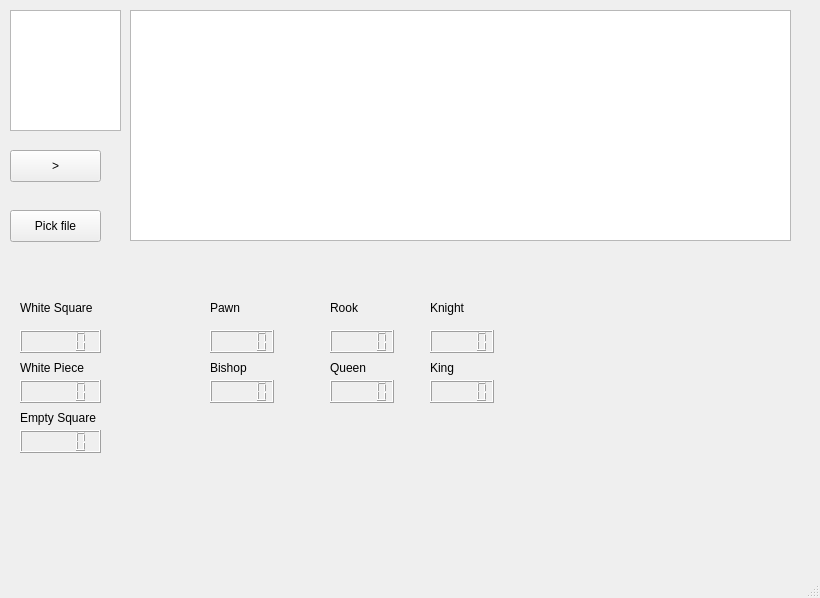
<?xml version="1.0" encoding="UTF-8"?>
<ui version="4.0">
 <class>MainWindow</class>
 <widget class="QMainWindow" name="MainWindow">
  <property name="geometry">
   <rect>
    <x>0</x>
    <y>0</y>
    <width>820</width>
    <height>598</height>
   </rect>
  </property>
  <property name="windowTitle">
   <string>MainWindow</string>
  </property>
  <widget class="QWidget" name="centralwidget">
   <widget class="QGraphicsView" name="graphicsView">
    <property name="geometry">
     <rect>
      <x>10</x>
      <y>10</y>
      <width>111</width>
      <height>121</height>
     </rect>
    </property>
   </widget>
   <widget class="QPushButton" name="pushButton">
    <property name="geometry">
     <rect>
      <x>10</x>
      <y>210</y>
      <width>91</width>
      <height>32</height>
     </rect>
    </property>
    <property name="text">
     <string>Pick file</string>
    </property>
   </widget>
   <widget class="QGraphicsView" name="graphicsView_2">
    <property name="geometry">
     <rect>
      <x>130</x>
      <y>10</y>
      <width>661</width>
      <height>231</height>
     </rect>
    </property>
   </widget>
   <widget class="QPushButton" name="pushButton_2">
    <property name="geometry">
     <rect>
      <x>10</x>
      <y>150</y>
      <width>91</width>
      <height>32</height>
     </rect>
    </property>
    <property name="text">
     <string>&gt;</string>
    </property>
   </widget>
   <widget class="QLCDNumber" name="lcdNumber">
    <property name="geometry">
     <rect>
      <x>20</x>
      <y>330</y>
      <width>81</width>
      <height>23</height>
     </rect>
    </property>
   </widget>
   <widget class="QLCDNumber" name="lcdNumber_2">
    <property name="geometry">
     <rect>
      <x>20</x>
      <y>380</y>
      <width>81</width>
      <height>23</height>
     </rect>
    </property>
   </widget>
   <widget class="QLCDNumber" name="lcdNumber_3">
    <property name="geometry">
     <rect>
      <x>20</x>
      <y>430</y>
      <width>81</width>
      <height>23</height>
     </rect>
    </property>
   </widget>
   <widget class="QLCDNumber" name="lcdNumber_4">
    <property name="geometry">
     <rect>
      <x>210</x>
      <y>330</y>
      <width>64</width>
      <height>23</height>
     </rect>
    </property>
   </widget>
   <widget class="QLCDNumber" name="lcdNumber_5">
    <property name="geometry">
     <rect>
      <x>330</x>
      <y>330</y>
      <width>64</width>
      <height>23</height>
     </rect>
    </property>
   </widget>
   <widget class="QLCDNumber" name="lcdNumber_6">
    <property name="geometry">
     <rect>
      <x>430</x>
      <y>330</y>
      <width>64</width>
      <height>23</height>
     </rect>
    </property>
   </widget>
   <widget class="QLCDNumber" name="lcdNumber_7">
    <property name="geometry">
     <rect>
      <x>210</x>
      <y>380</y>
      <width>64</width>
      <height>23</height>
     </rect>
    </property>
   </widget>
   <widget class="QLCDNumber" name="lcdNumber_8">
    <property name="geometry">
     <rect>
      <x>330</x>
      <y>380</y>
      <width>64</width>
      <height>23</height>
     </rect>
    </property>
   </widget>
   <widget class="QLCDNumber" name="lcdNumber_9">
    <property name="geometry">
     <rect>
      <x>430</x>
      <y>380</y>
      <width>64</width>
      <height>23</height>
     </rect>
    </property>
   </widget>
   <widget class="QLabel" name="label">
    <property name="geometry">
     <rect>
      <x>20</x>
      <y>300</y>
      <width>91</width>
      <height>16</height>
     </rect>
    </property>
    <property name="text">
     <string>White Square</string>
    </property>
   </widget>
   <widget class="QLabel" name="label_2">
    <property name="geometry">
     <rect>
      <x>20</x>
      <y>360</y>
      <width>91</width>
      <height>16</height>
     </rect>
    </property>
    <property name="text">
     <string>White Piece</string>
    </property>
   </widget>
   <widget class="QLabel" name="label_3">
    <property name="geometry">
     <rect>
      <x>20</x>
      <y>410</y>
      <width>91</width>
      <height>16</height>
     </rect>
    </property>
    <property name="text">
     <string>Empty Square</string>
    </property>
   </widget>
   <widget class="QLabel" name="label_4">
    <property name="geometry">
     <rect>
      <x>210</x>
      <y>300</y>
      <width>59</width>
      <height>16</height>
     </rect>
    </property>
    <property name="text">
     <string>Pawn</string>
    </property>
   </widget>
   <widget class="QLabel" name="label_5">
    <property name="geometry">
     <rect>
      <x>210</x>
      <y>360</y>
      <width>59</width>
      <height>16</height>
     </rect>
    </property>
    <property name="text">
     <string>Bishop</string>
    </property>
   </widget>
   <widget class="QLabel" name="label_6">
    <property name="geometry">
     <rect>
      <x>330</x>
      <y>300</y>
      <width>59</width>
      <height>16</height>
     </rect>
    </property>
    <property name="text">
     <string>Rook</string>
    </property>
   </widget>
   <widget class="QLabel" name="label_7">
    <property name="geometry">
     <rect>
      <x>430</x>
      <y>300</y>
      <width>59</width>
      <height>16</height>
     </rect>
    </property>
    <property name="text">
     <string>Knight</string>
    </property>
   </widget>
   <widget class="QLabel" name="label_8">
    <property name="geometry">
     <rect>
      <x>330</x>
      <y>360</y>
      <width>59</width>
      <height>16</height>
     </rect>
    </property>
    <property name="text">
     <string>Queen</string>
    </property>
   </widget>
   <widget class="QLabel" name="label_9">
    <property name="geometry">
     <rect>
      <x>430</x>
      <y>360</y>
      <width>59</width>
      <height>16</height>
     </rect>
    </property>
    <property name="text">
     <string>King</string>
    </property>
   </widget>
   <zorder>graphicsView</zorder>
   <zorder>pushButton</zorder>
   <zorder>graphicsView_2</zorder>
   <zorder>pushButton_2</zorder>
   <zorder>lcdNumber_2</zorder>
   <zorder>lcdNumber_3</zorder>
   <zorder>lcdNumber_4</zorder>
   <zorder>lcdNumber_5</zorder>
   <zorder>lcdNumber_6</zorder>
   <zorder>lcdNumber_7</zorder>
   <zorder>lcdNumber_8</zorder>
   <zorder>lcdNumber_9</zorder>
   <zorder>label</zorder>
   <zorder>label_2</zorder>
   <zorder>label_3</zorder>
   <zorder>label_4</zorder>
   <zorder>label_5</zorder>
   <zorder>label_6</zorder>
   <zorder>label_7</zorder>
   <zorder>label_8</zorder>
   <zorder>label_9</zorder>
   <zorder>lcdNumber</zorder>
  </widget>
  <widget class="QMenuBar" name="menubar">
   <property name="geometry">
    <rect>
     <x>0</x>
     <y>0</y>
     <width>820</width>
     <height>22</height>
    </rect>
   </property>
  </widget>
  <widget class="QStatusBar" name="statusbar"/>
 </widget>
 <resources/>
 <connections/>
</ui>
